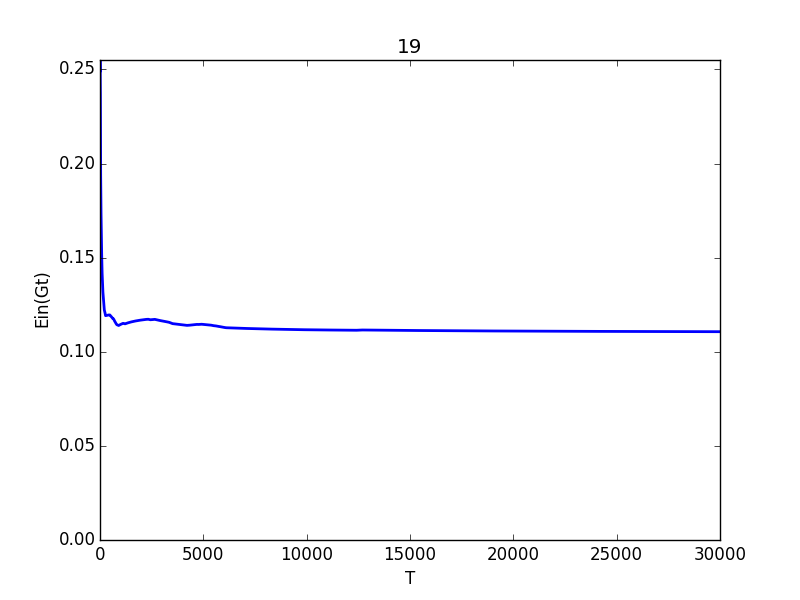

The Python source for this figure:
import sys
import numpy as np
import math
from random import *
import pylab as pl
import cPickle

class TreeNode:
    def __init__(self, i, v):
        self.dim = i
        self.val = v
        self.sign = 0
        self.left = None
        self.right = None

def readData(path):
    X = []
    y = []
    with open(path) as f:
        for line in f:
            # print line
            # raw_input('pause')
            tmp_line = line.strip().split(' ')
            tmp_x = []

            for i in tmp_line[:-1]: tmp_x.append(float(i))

            X.append(tmp_x)
            y.append(float(tmp_line[-1]))
    return np.array(X),np.array(y)

def step1_split(X, y):

    def learn_decisionStump(X,y):
        ''' calculate median of interval '''
        theta_interval = []
        for i in range(X.shape[0]-1):
            if i == 0:
                theta_interval.append((X[i]+X[i+1])/2)
            elif i == X.shape[0]-1:
                theta_interval.append(float("inf"))
            else:
                theta_interval.append((X[i]+X[i+1])/2)

        Error = float("inf")

        for theta in theta_interval:
            ly = y[np.where(X<theta)]
            ry = y[np.where(X>=theta)]
            err = ly.shape[0]*GiniIndex(ly) + ry.shape[0]*GiniIndex(ry)
            if Error > err:
                Error = err
                target_theta = theta
        return Error, target_theta

    sorted_index = []
    for i in range(X.shape[1]): sorted_index.append(np.argsort(X[:,i]))

    Error = float("inf")
    dim = -1
    val = 0 # val == theta which split data into 1 -1

    for i in range(X.shape[1]):
        Xi = X[sorted_index[i], i]
        yi = y[sorted_index[i]]
        ''' min cost and best theta of dim i '''
        err, theta = learn_decisionStump(Xi, yi)
        ''' argmin error and best theta of data X'''
        if Error > err:
            Error = err
            dim = i #which dim we split
            val = theta
    return dim, val

def GiniIndex(y):
    N = int(y.shape[0])
    if N==0: return 0
    n1 = sum(y==1)
    n2 = sum(y==-1)
    '''impurity == 0'''
    if n1==0: return 0
    if n2==0: return 0
    return 1.0 - math.pow(1.0*n1/N,2) - math.pow(1.0*n2/N,2)
    # return float(1.0 - math.pow(float(n1/N),2) - math.pow(float(n2/N),2))

def CRT(X,y):
    if X.shape[0]==0: return None # none case
    if GiniIndex(y)==0:
        node = TreeNode(-1, -1)
        node.sign = 1 if y[0]==1 else -1
        return node
    ''' step2_binary tree '''
    lX, ly, rX, ry, dim, val = step1_split(X,y)
    node = TreeNode( dim, val)
    ''' step3_recurrence '''
    node.left = CRT(lX, ly)
    node.right = CRT(rX, ry)
    return node

def one_CRT(X, y):
    if X.shape[0]==0: return None
    if GiniIndex(y)==0:
        node = TreeNode(-1, -1)
        node.sign = 1 if y[0]==1 else -1
        return node
    ''' step2_binary tree '''
    dim, val = step1_split(X,y)
    node = TreeNode(dim, val)
    ''' no_recurrence '''
    node.left = TreeNode(-1, -1)
    node.right = TreeNode(-1, -1)
    ly = y[np.where(X[:,dim] < val)]
    node.left.sign = 1 if sum(ly==1)>sum(ly==-1) else -1
    node.right.sign = -node.left.sign
    return node

def Bagging(X, y):
    sampleX = np.zeros(X.shape)
    sampley = np.zeros(y.shape)
    flips = [randint(0,X.shape[0]-1) for i in range(X.shape[0])]
    sampleX = X[flips]
    sampley = y[flips]
    return sampleX, sampley

def predict(root, X):
    if root.val==-1 : return root.sign
    if X[root.dim] < root.val:
        return predict(root.left, X)
    else:
        return predict(root.right, X)

def predict_ALLX(root,ALLX):
    tmpy = np.zeros(ALLX.shape[0])
    for i in range(ALLX.shape[0]):
        tmpy[i] = predict(root,ALLX[i])
    return tmpy

if __name__ == '__main__':
    ''' train '''
    X,y = readData("../hw7_train.dat")
    T = 30000
    trees = []

    for i in range(T):
        print i
        Xi,yi = Bagging(X,y)
        model = one_CRT(Xi,yi)
        trees.append(model)

    w = open("tree.cPickle",'w')
    cPickle.dump(trees,w)
    w.close()

    trees = cPickle.load(open('tree.cPickle'))
    error_rate = 0
    count = 1
    error_histogram = {}

    number_data = X.shape[0]
    predict_y = np.zeros(number_data)
    for tree in trees:
        predict_y += predict_ALLX(tree,X)
        tmpy = np.where( predict_y > 0, 1 , -1)

        error_rate += sum(np.where( tmpy != y,1,0))/float(number_data)
        print count,error_rate/count
        error_histogram[count] = 1.0*error_rate/count
        count += 1

    pl.plot(error_histogram.keys(),error_histogram.values(), linewidth=2.0)
    pl.xlim([min(error_histogram.keys()), T])
    pl.ylim(0, (max(error_histogram.values())))
    pl.xlabel('T')
    pl.ylabel('Ein(Gt)')
    pl.title('19')
    pl.savefig('19')
